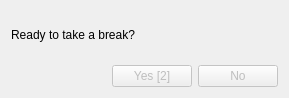
<?xml version="1.0" encoding="UTF-8"?>
<ui version="4.0">
 <class>msgBox</class>
 <widget class="QDialog" name="msgBox">
  <property name="geometry">
   <rect>
    <x>0</x>
    <y>0</y>
    <width>289</width>
    <height>98</height>
   </rect>
  </property>
  <property name="windowTitle">
   <string>Qrammer - Break Reminder</string>
  </property>
  <property name="windowIcon">
   <iconset resource="../../resources/res.qrc">
    <normaloff>:/qrammer.ico</normaloff>:/qrammer.ico</iconset>
  </property>
  <layout class="QVBoxLayout" name="verticalLayout">
   <item>
    <widget class="QLabel" name="label">
     <property name="text">
      <string>Ready to take a break?</string>
     </property>
    </widget>
   </item>
   <item>
    <layout class="QHBoxLayout" name="horizontalLayout">
     <item>
      <spacer name="horizontalSpacer">
       <property name="orientation">
        <enum>Qt::Horizontal</enum>
       </property>
       <property name="sizeHint" stdset="0">
        <size>
         <width>40</width>
         <height>20</height>
        </size>
       </property>
      </spacer>
     </item>
     <item>
      <widget class="QPushButton" name="pushButton_Yes">
       <property name="enabled">
        <bool>false</bool>
       </property>
       <property name="text">
        <string>Yes [2]</string>
       </property>
      </widget>
     </item>
     <item>
      <widget class="QPushButton" name="pushButton_No">
       <property name="enabled">
        <bool>false</bool>
       </property>
       <property name="text">
        <string>No</string>
       </property>
      </widget>
     </item>
    </layout>
   </item>
  </layout>
 </widget>
 <resources>
  <include location="../../resources/res.qrc"/>
 </resources>
 <connections/>
</ui>
